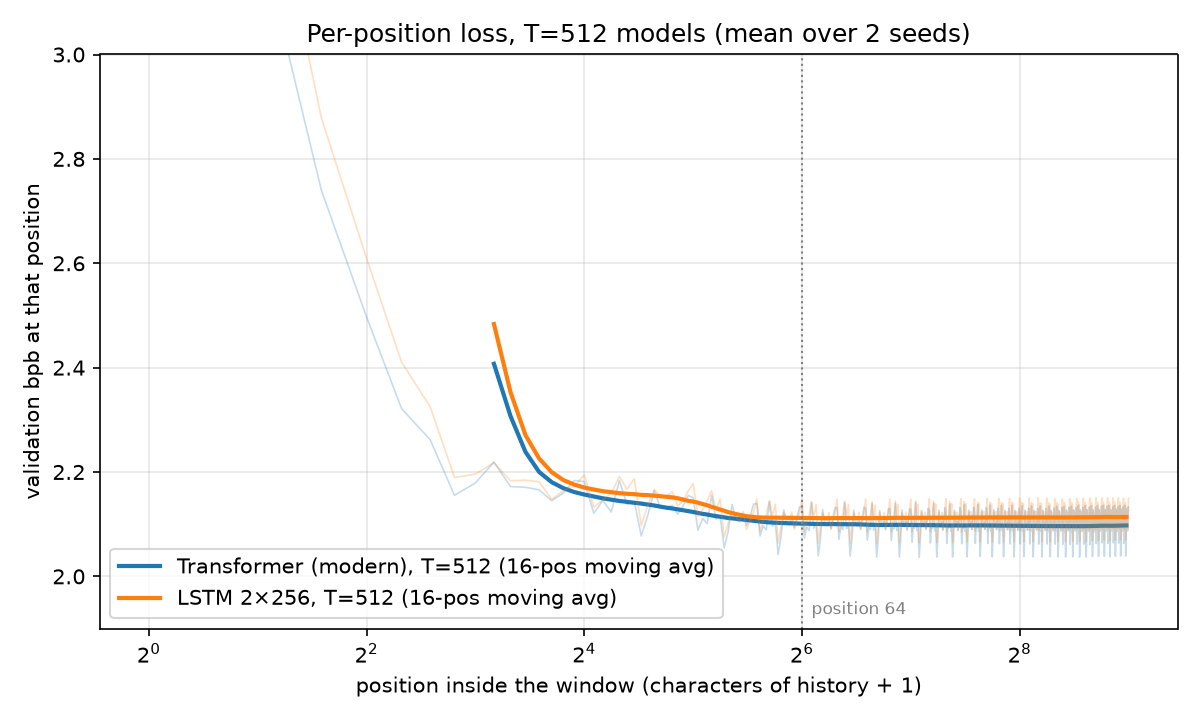

Write Python code to recreate this figure.
"""Part 3 (deeper): loss at each position inside the context window, for the T=512 models.

If the per-position curve is flat after position ~64, the model gets nothing from history further back,
and the T=256→512 gain would just be fewer "cold-start" characters per window.

Run from the llm folder:  python my_hw1/position_loss.py
Writes my_hw1/position_loss.png and my_hw1/position_loss.md.
"""
import math, sys
from pathlib import Path
import numpy as np
import torch
import torch.nn.functional as F
import matplotlib.pyplot as plt

sys.path.insert(0, ".")
from nanolm.generate import load_run
from nanolm.data import TokenData

SWEEP = "outputs/nanolm/sweeps/my_context"
T = 512
SEEDS = [1337, 42]
MODELS = {"gpt_modern": "Transformer (modern)", "lstm": "LSTM 2×256"}
STRIDE = 16
BUCKETS =[(0, 8), (8, 64), (64, 128), (128, 256), (256, 512)]
LN2 = math.log(2)                     # char tokenizer: 1 byte per token, so bpb = loss / ln 2

@torch.no_grad()
def per_position_bpb(run_dir):
    cfg, model, tok, dinfo, meta = load_run(run_dir)
    model.float()                     # full precision for the measurement
    # Overlapping windows (a new one every STRIDE chars): each position is then averaged over ~all of the
    # validation text, not just the 217 chars that happen to sit at that offset in non-overlapping windows.
    val = torch.from_numpy(np.asarray(TokenData(meta).val, dtype=np.int64))
    starts = torch.arange(0, len(val) - T - 1, STRIDE)
    idx = starts[:, None] + torch.arange(T + 1)[None, :]
    win = val[idx]
    x, y = win[:, :-1], win[:, 1:]
    n_win = len(starts)
    total = torch.zeros(T, dtype=torch.float64)
    for i in range(0, n_win, 32):
        xb, yb = x[i:i + 32].to(dinfo.device), y[i:i + 32].to(dinfo.device)
        logits = model(xb).float()
        loss = F.cross_entropy(logits.reshape(-1, logits.size(-1)), yb.reshape(-1), reduction="none")
        total += loss.view(-1, T).sum(0).double().cpu()
    return (total / n_win / LN2).numpy(), n_win

curves = {}
for arch in MODELS:
    per_seed = []
    for s in SEEDS:
        c, n_win = per_position_bpb(f"{SWEEP}/{arch}_T{T}_s{s}")
        per_seed.append(c)
        print(f"{arch}_T{T}_s{s}: {n_win} windows, mean bpb {c.mean():.4f}")
    curves[arch] = np.mean(per_seed, axis=0)

# ---- plot: raw per-position bpb (faint) + smoothed (bold), log-scaled position axis ----
def smooth(c, k=16):
    return np.convolve(c, np.ones(k) / k, mode="valid"), np.arange(k // 2, len(c) - k // 2 + 1)

fig, ax = plt.subplots(figsize=(8, 4.8))
for arch, label in MODELS.items():
    c = curves[arch]
    line, = ax.plot(np.arange(1, T + 1), c, alpha=0.25, linewidth=0.8)
    s, xs = smooth(c)
    ax.plot(xs + 1, s, color=line.get_color(), linewidth=2, label=f"{label}, T={T} (16-pos moving avg)")
ax.axvline(64, color="gray", linestyle=":", linewidth=1)
ax.set_xscale("log", base=2)
ax.set_ylim(1.9, 3.0)
ax.text(68, 1.92, "position 64", color="gray", va="bottom", fontsize=8)
ax.set_xlabel("position inside the window (characters of history + 1)")
ax.set_ylabel("validation bpb at that position")
ax.set_title(f"Per-position loss, T={T} models (mean over {len(SEEDS)} seeds)")
ax.legend(); ax.grid(alpha=0.3)
fig.tight_layout()
fig.savefig("my_hw1/position_loss.png", dpi=150)

# ---- bucket table ----
head = ["position range"] + [MODELS[a] for a in MODELS]
L = [f"**Table 5. Mean validation bpb by position inside the window, T={T} models, mean over seeds "
     f"{SEEDS[0]} and {SEEDS[1]}; overlapping windows every {STRIDE} characters.**\n", "| " + " | ".join(head) + " |", "|---|" + "---:|" * len(MODELS)]
for lo, hi in BUCKETS:
    L.append(f"| {lo}–{hi - 1} | " + " | ".join(f"{curves[a][lo:hi].mean():.4f}" for a in MODELS) + " |")
L.append("| all 0–511 | " + " | ".join(f"{curves[a].mean():.4f}" for a in MODELS) + " |")
Path("my_hw1/position_loss.md").write_text("\n".join(L) + "\n", encoding="utf-8")
np.savetxt("my_hw1/position_loss.csv", np.column_stack([np.arange(T)] + [curves[a] for a in MODELS]),
           delimiter=",", header="position," + ",".join(MODELS), comments="", fmt="%.6f")
print("\n".join(L))
